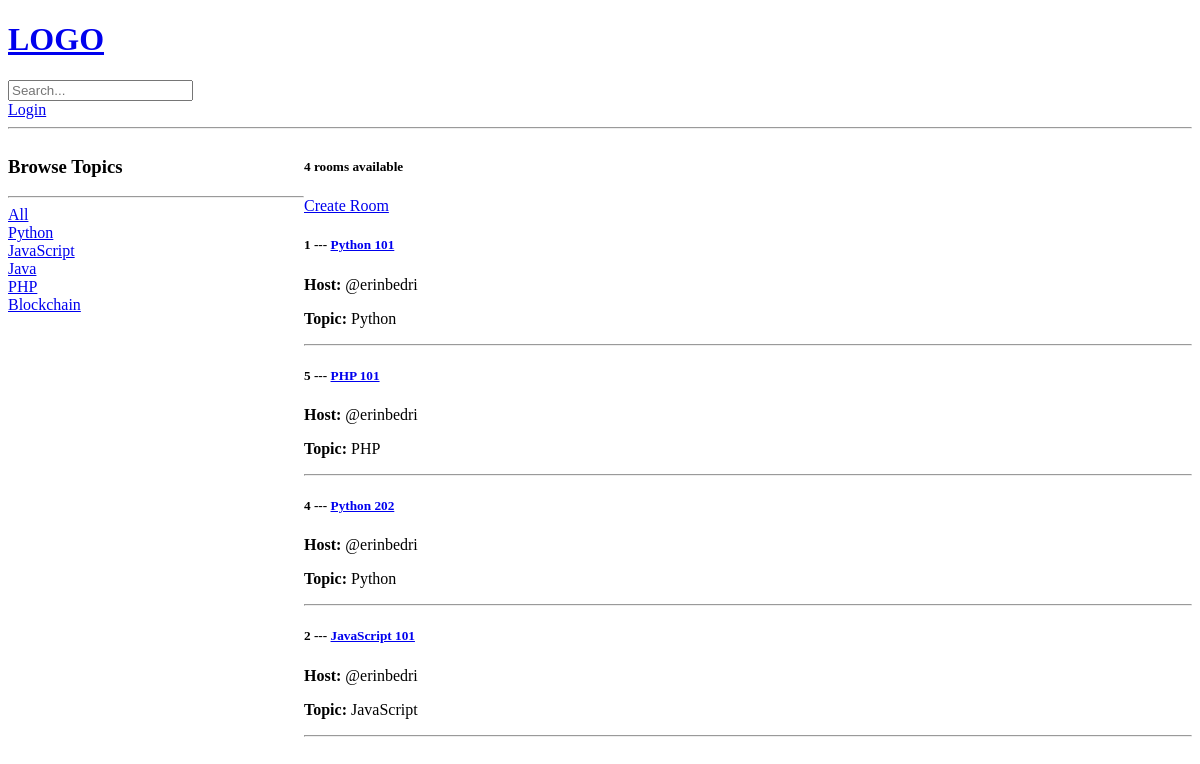
The app's page /, older data.
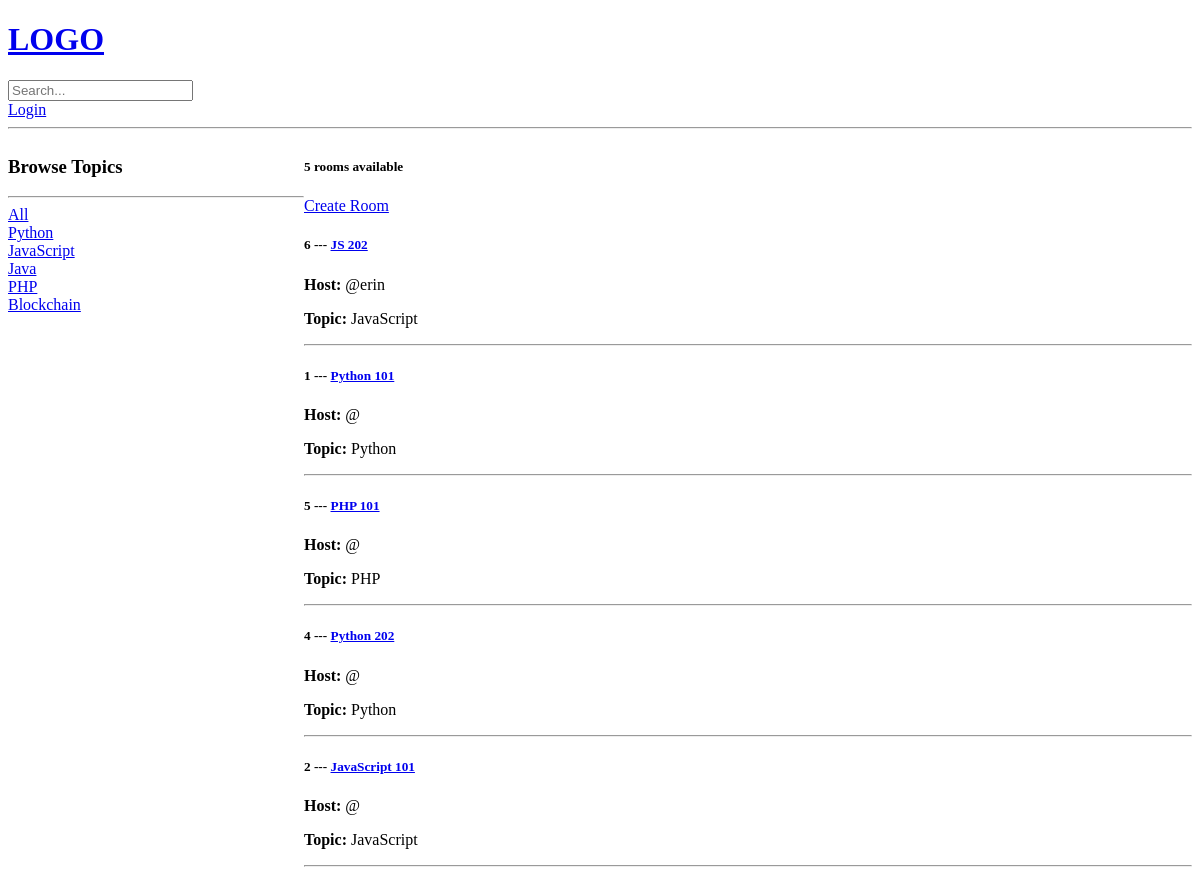
The same page, newer data.
### base/models.py (models this page shows, shortened)
class Topic(models.Model):
    name = models.CharField(
        max_length=200
    )

class Room(models.Model):
    host = models.ForeignKey(
        User,
        on_delete=models.SET_NULL,
        null=True
    )
    topic = models.ForeignKey(
        Topic,
        on_delete=models.SET_NULL,
        null=True
    )
    name = models.CharField(
        max_length=200
    )
    description = models.TextField(
        null=True,
        blank=True
    )
    updated = models.DateTimeField(
        auto_now=True
    )
    created = models.DateTimeField(
        auto_now_add=True
    )
    class Meta:
        ordering = ['-updated', '-created']

### base/views.py (the view)
# urls.py: path('', views.home, name='home'),
def home(request):
    q = request.GET.get('q') if request.GET.get('q') is not None else ''
    rooms = Room.objects.filter(
        Q(topic__name__icontains=q) |
        Q(name__icontains=q) |
        Q(description__icontains=q)
    )
    topics = Topic.objects.all()
    room_count = rooms.count()
    context = {
        'rooms': rooms,
        'topics': topics,
        'room_count': room_count
    }
    return render(request, 'base/home.html', context)

### base/templates/base/home.html (shortened to what this page needs)
{% extends 'main.html' %}
{% block content %}
    <div class="home-container">
        <div>
            <h3>Browse Topics</h3>
            <hr>
            <div>
                <a href="{% url 'home' %}">All</a>
            </div>
            {% for topic in topics %}
                <div>
                    <a href="{% url 'home' %}?q={{ topic.name }}">{{ topic.name }}</a>
                </div>
            {% endfor %}
        </div>
        <div>
            <h5>{{ room_count }}
                {% if room_count == 1 %}
                    room available
                {% else %}
                    rooms available
                {% endif %}
            </h5>
            <a href="{% url 'create-room' %}">Create Room</a>
            <div>
                {% for room in rooms %}
                    <div>
                        <h5>{{ room.id }} --- <a href="{% url 'room' room.id %}"> {{ room.name }}</a></h5>
                        <p><b>Host: </b> @{{ room.host.username }}</p>
                        <p><b>Topic: </b> {{ room.topic.name }}</p>
                        <hr>
                    </div>
                {% endfor %}
            </div>
        </div>
    </div>
{% endblock %}

### templates/main.html (shortened to what this page needs)
<!DOCTYPE html>
<html lang="en">
<head>
</head>
<body>
{% include 'navbar.html' %}
{% block content %}
{% endblock %}
</body>
</html>

### templates/navbar.html
<a href="/">
    <h1>LOGO</h1>
</a>
<form method="GET" action="{% url 'home' %}">
    <input type="text" name="q" placeholder="Search...">
</form>
{% if request.user.is_authenticated %}
    <h5>Hello, {{ user.username }}</h5>
    <a href="{% url 'logout' %}">Logout</a>
{% else %}
    <a href="{% url 'login' %}">Login</a>
{% endif %}
<hr>

### base/templates/base/home.html (style rules this page uses)
.home-container { display: grid; grid-template-columns: 1fr 3fr; }

Row changes from the older to the newer data that the page shows:
added Room: id "6", name "JS 202", host.username "erin", topic.name "JavaScript"
changed Room "Python 101": host.username "erinbedri" → (not shown)
changed Room "PHP 101": host.username "erinbedri" → (not shown)
changed Room "Python 202": host.username "erinbedri" → (not shown)
changed Room "JavaScript 101": host.username "erinbedri" → (not shown)
Text that changed along with them:
{{ room_count }}: "4" → "5"
